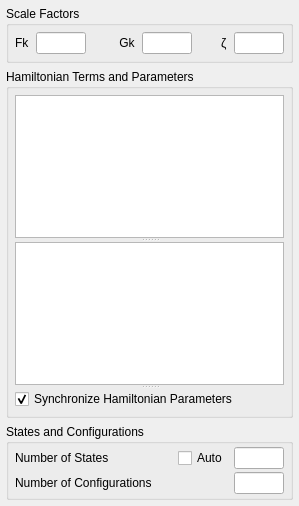
<?xml version="1.0" encoding="UTF-8"?>
<ui version="4.0">
 <class>hamiltonianPage</class>
 <widget class="QWidget" name="hamiltonianPage">
  <property name="geometry">
   <rect>
    <x>0</x>
    <y>0</y>
    <width>299</width>
    <height>506</height>
   </rect>
  </property>
  <property name="windowTitle">
   <string>Form</string>
  </property>
  <layout class="QVBoxLayout" name="verticalLayout">
   <property name="leftMargin">
    <number>6</number>
   </property>
   <property name="topMargin">
    <number>6</number>
   </property>
   <property name="rightMargin">
    <number>6</number>
   </property>
   <property name="bottomMargin">
    <number>6</number>
   </property>
   <item>
    <widget class="QGroupBox" name="scaleFactorsGroupBox">
     <property name="toolTip">
      <string>&lt;html&gt;&lt;head/&gt;&lt;body&gt;&lt;p&gt;Use the input boxes to change the scale factors for a specific type of atomic integrals; Slater radial integrals (direct and exchange), and spin-orbit coupling integrals.&lt;/p&gt;&lt;/body&gt;&lt;/html&gt;</string>
     </property>
     <property name="title">
      <string>Scale Factors</string>
     </property>
     <layout class="QVBoxLayout" name="scalingVBoxLayout">
      <property name="spacing">
       <number>6</number>
      </property>
      <property name="leftMargin">
       <number>6</number>
      </property>
      <property name="topMargin">
       <number>6</number>
      </property>
      <property name="rightMargin">
       <number>6</number>
      </property>
      <property name="bottomMargin">
       <number>6</number>
      </property>
      <item>
       <layout class="QHBoxLayout" name="scalingHBoxLayout">
        <item>
         <widget class="QLabel" name="gkLabel">
          <property name="text">
           <string>Fk</string>
          </property>
          <property name="alignment">
           <set>Qt::AlignLeading|Qt::AlignLeft|Qt::AlignVCenter</set>
          </property>
         </widget>
        </item>
        <item>
         <widget class="DoubleLineEdit" name="fkLineEdit">
          <property name="sizePolicy">
           <sizepolicy hsizetype="Fixed" vsizetype="Fixed">
            <horstretch>0</horstretch>
            <verstretch>0</verstretch>
           </sizepolicy>
          </property>
          <property name="maximumSize">
           <size>
            <width>50</width>
            <height>16777215</height>
           </size>
          </property>
          <property name="alignment">
           <set>Qt::AlignRight|Qt::AlignTrailing|Qt::AlignVCenter</set>
          </property>
         </widget>
        </item>
        <item>
         <spacer name="firstHorizontalSpacer">
          <property name="orientation">
           <enum>Qt::Horizontal</enum>
          </property>
          <property name="sizeHint" stdset="0">
           <size>
            <width>0</width>
            <height>0</height>
           </size>
          </property>
         </spacer>
        </item>
        <item>
         <widget class="QLabel" name="fkLabel">
          <property name="text">
           <string> Gk</string>
          </property>
          <property name="alignment">
           <set>Qt::AlignLeading|Qt::AlignLeft|Qt::AlignVCenter</set>
          </property>
         </widget>
        </item>
        <item>
         <widget class="DoubleLineEdit" name="gkLineEdit">
          <property name="sizePolicy">
           <sizepolicy hsizetype="Fixed" vsizetype="Fixed">
            <horstretch>0</horstretch>
            <verstretch>0</verstretch>
           </sizepolicy>
          </property>
          <property name="maximumSize">
           <size>
            <width>50</width>
            <height>16777215</height>
           </size>
          </property>
          <property name="alignment">
           <set>Qt::AlignRight|Qt::AlignTrailing|Qt::AlignVCenter</set>
          </property>
         </widget>
        </item>
        <item>
         <spacer name="secondHorizontalSpacer">
          <property name="orientation">
           <enum>Qt::Horizontal</enum>
          </property>
          <property name="sizeHint" stdset="0">
           <size>
            <width>0</width>
            <height>0</height>
           </size>
          </property>
         </spacer>
        </item>
        <item>
         <widget class="QLabel" name="zetaLabel">
          <property name="text">
           <string>ζ</string>
          </property>
          <property name="alignment">
           <set>Qt::AlignLeading|Qt::AlignLeft|Qt::AlignVCenter</set>
          </property>
         </widget>
        </item>
        <item>
         <widget class="DoubleLineEdit" name="zetaLineEdit">
          <property name="sizePolicy">
           <sizepolicy hsizetype="Fixed" vsizetype="Fixed">
            <horstretch>0</horstretch>
            <verstretch>0</verstretch>
           </sizepolicy>
          </property>
          <property name="maximumSize">
           <size>
            <width>50</width>
            <height>16777215</height>
           </size>
          </property>
          <property name="alignment">
           <set>Qt::AlignRight|Qt::AlignTrailing|Qt::AlignVCenter</set>
          </property>
         </widget>
        </item>
       </layout>
      </item>
     </layout>
    </widget>
   </item>
   <item>
    <widget class="QGroupBox" name="hamiltonianGroupBox">
     <property name="title">
      <string>Hamiltonian Terms and Parameters</string>
     </property>
     <layout class="QVBoxLayout" name="hamiltonianVBoxLayout">
      <property name="spacing">
       <number>6</number>
      </property>
      <property name="leftMargin">
       <number>6</number>
      </property>
      <property name="topMargin">
       <number>6</number>
      </property>
      <property name="rightMargin">
       <number>6</number>
      </property>
      <property name="bottomMargin">
       <number>6</number>
      </property>
      <item>
       <widget class="QSplitter" name="hamiltonianSplitter">
        <property name="orientation">
         <enum>Qt::Vertical</enum>
        </property>
        <widget class="QListView" name="termsView">
         <property name="enabled">
          <bool>true</bool>
         </property>
         <property name="toolTip">
          <string>&lt;html&gt;&lt;head/&gt;&lt;body&gt;&lt;p&gt;Use the check boxes to select the Hamiltonian terms included in the calculation. Left-click on the term's name to display its parameters in the view below. &lt;/p&gt;&lt;/body&gt;&lt;/html&gt;</string>
         </property>
         <property name="tabKeyNavigation">
          <bool>true</bool>
         </property>
         <property name="alternatingRowColors">
          <bool>true</bool>
         </property>
        </widget>
        <widget class="TreeView" name="parametersView">
         <property name="toolTip">
          <string>&lt;html&gt;&lt;head/&gt;&lt;body&gt;&lt;p&gt;Double-click to edit the value or the scale factor of a parameter.&lt;/p&gt;&lt;/body&gt;&lt;/html&gt;</string>
         </property>
         <property name="frameShape">
          <enum>QFrame::StyledPanel</enum>
         </property>
         <property name="alternatingRowColors">
          <bool>true</bool>
         </property>
         <property name="indentation">
          <number>15</number>
         </property>
        </widget>
        <widget class="QWidget" name="horizontalLayoutWidget">
         <layout class="QHBoxLayout" name="syncParametersHBoxLayout">
          <item>
           <widget class="CheckBox" name="syncParametersCheckBox">
            <property name="text">
             <string>Synchronize Hamiltonian Parameters</string>
            </property>
            <property name="checked">
             <bool>true</bool>
            </property>
           </widget>
          </item>
         </layout>
        </widget>
       </widget>
      </item>
     </layout>
    </widget>
   </item>
   <item>
    <widget class="QGroupBox" name="statesAndConfigurationsGroupBox">
     <property name="title">
      <string>States and Configurations</string>
     </property>
     <layout class="QVBoxLayout" name="verticalLayout_6">
      <property name="spacing">
       <number>3</number>
      </property>
      <property name="leftMargin">
       <number>6</number>
      </property>
      <property name="topMargin">
       <number>3</number>
      </property>
      <property name="rightMargin">
       <number>6</number>
      </property>
      <property name="bottomMargin">
       <number>3</number>
      </property>
      <item>
       <layout class="QHBoxLayout" name="nPsisHBoxLayout">
        <property name="spacing">
         <number>6</number>
        </property>
        <item>
         <widget class="QLabel" name="nStatesLabel">
          <property name="toolTip">
           <string>&lt;html&gt;&lt;head/&gt;&lt;body&gt;&lt;p&gt;Use the input box to change the number of states of the initial Hamiltonian included in the calculation. If &lt;span style=&quot; font-weight:600;&quot;&gt;Auto&lt;/span&gt; is checked, the number will be detemined based on the Boltzmann probabilities at the given temperature.&lt;/p&gt;&lt;/body&gt;&lt;/html&gt;</string>
          </property>
          <property name="text">
           <string>Number of States</string>
          </property>
         </widget>
        </item>
        <item>
         <spacer name="horizontalSpacer">
          <property name="orientation">
           <enum>Qt::Horizontal</enum>
          </property>
          <property name="sizeHint" stdset="0">
           <size>
            <width>40</width>
            <height>20</height>
           </size>
          </property>
         </spacer>
        </item>
        <item>
         <widget class="CheckBox" name="nStatesAutoCheckBox">
          <property name="sizePolicy">
           <sizepolicy hsizetype="Minimum" vsizetype="Fixed">
            <horstretch>0</horstretch>
            <verstretch>0</verstretch>
           </sizepolicy>
          </property>
          <property name="text">
           <string>Auto</string>
          </property>
         </widget>
        </item>
        <item>
         <widget class="IntLineEdit" name="nStatesLineEdit">
          <property name="enabled">
           <bool>true</bool>
          </property>
          <property name="sizePolicy">
           <sizepolicy hsizetype="Fixed" vsizetype="Fixed">
            <horstretch>0</horstretch>
            <verstretch>0</verstretch>
           </sizepolicy>
          </property>
          <property name="maximumSize">
           <size>
            <width>50</width>
            <height>16777215</height>
           </size>
          </property>
          <property name="alignment">
           <set>Qt::AlignRight|Qt::AlignTrailing|Qt::AlignVCenter</set>
          </property>
         </widget>
        </item>
       </layout>
      </item>
      <item>
       <layout class="QHBoxLayout" name="nConfigurationsHBoxLayout">
        <item>
         <widget class="QLabel" name="nConfigurationsLabel">
          <property name="toolTip">
           <string>&lt;html&gt;&lt;head/&gt;&lt;body&gt;&lt;p&gt;Use the input box to change the number of configurations to include in configuration interaction (CI) calculations. The option is only available for calculations where ligands are included.&lt;/p&gt;&lt;/body&gt;&lt;/html&gt;</string>
          </property>
          <property name="text">
           <string>Number of Configurations</string>
          </property>
         </widget>
        </item>
        <item>
         <widget class="IntLineEdit" name="nConfigurationsLineEdit">
          <property name="sizePolicy">
           <sizepolicy hsizetype="Fixed" vsizetype="Fixed">
            <horstretch>0</horstretch>
            <verstretch>0</verstretch>
           </sizepolicy>
          </property>
          <property name="maximumSize">
           <size>
            <width>50</width>
            <height>16777215</height>
           </size>
          </property>
          <property name="alignment">
           <set>Qt::AlignRight|Qt::AlignTrailing|Qt::AlignVCenter</set>
          </property>
         </widget>
        </item>
       </layout>
      </item>
     </layout>
    </widget>
   </item>
  </layout>
 </widget>
 <customwidgets>
  <customwidget>
   <class>DoubleLineEdit</class>
   <extends>QLineEdit</extends>
   <header>.widgets</header>
  </customwidget>
  <customwidget>
   <class>TreeView</class>
   <extends>QTreeView</extends>
   <header>.views</header>
  </customwidget>
  <customwidget>
   <class>IntLineEdit</class>
   <extends>QLineEdit</extends>
   <header>.widgets</header>
  </customwidget>
  <customwidget>
   <class>CheckBox</class>
   <extends>QCheckBox</extends>
   <header>.widgets</header>
  </customwidget>
 </customwidgets>
 <resources/>
 <connections/>
</ui>
